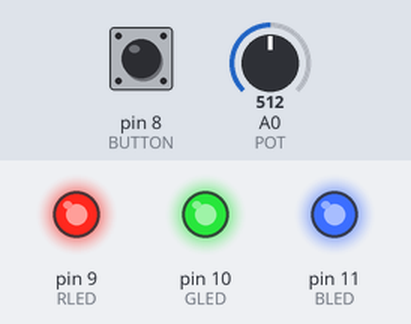
Bench run of a sketch on a simulated Arduino Uno, built with avr-gcc and run on an emulated ATmega328P. On the bench: output pins drawn as LEDs (lit = HIGH). The test bench sets the inputs (shaded band); at power-on: pin 8 (BUTTON) LOW, A0 (POT) = 512.

Above: at 1.2 s.
1.3 s: pin 8 (BUTTON) pulled HIGH for 0.15 s
At 2.4 s:
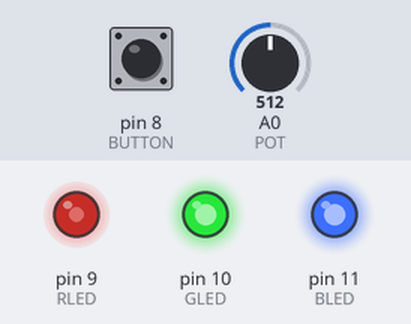
2.9 s: A0 (POT) set to 306
At 3.4 s:
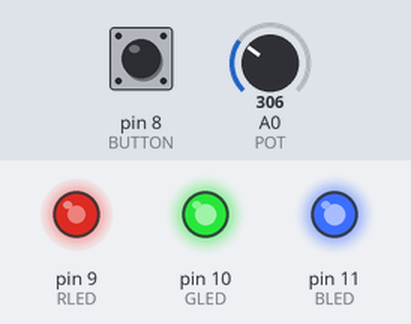
4.4 s: A0 (POT) set to 122
At 5.6 s:
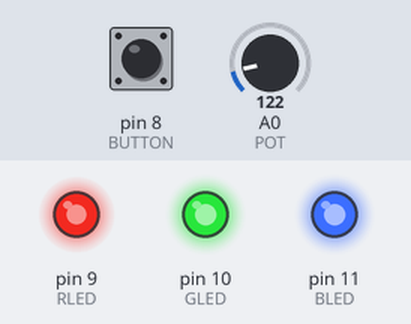
5.9 s: pin 8 (BUTTON) pulled HIGH for 1 s
At 7.1 s:
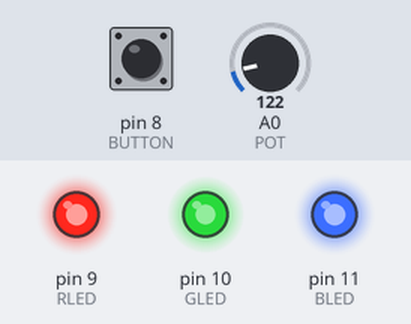
8.4 s: pin 8 (BUTTON) pulled HIGH for 0.15 s
At 9.0 s:
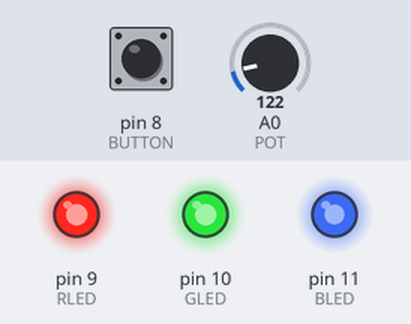
10.0 s: A0 (POT) set to 511
At 11.2 s:
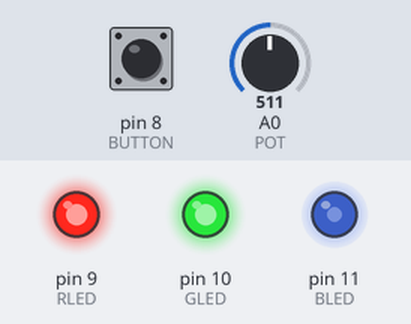
Timing chart, 0 to 12.5 s (numbered marks = the images above; inputs shaded):
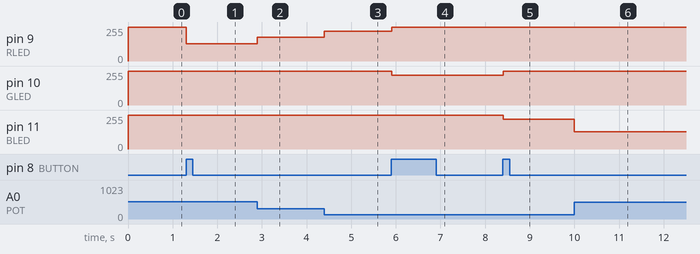

The sketch:

nightLightLed.ino
```cpp
/*
Use a push button to toggle through several night light colors on a RGB LED.
Use a potentiometer to control the brightness of the RGB LED. When rotated counterclockwise.
hook ground to the pin on the left.
*/

const int BUTTON = 8;
const int BLED = 11;
const int GLED = 10;
const int RLED = 9;
const int POT = A0;
const int LDR = A1;

boolean lastButton = LOW;
boolean currentButton = LOW;
int ledMode = 0;  //cycle between LED states

void setup() {
  // Serial.begin(9600);   //uncommentfor debugging
  analogReference(DEFAULT);
  pinMode(BUTTON, INPUT);
  pinMode(RLED, OUTPUT);
  pinMode(GLED, OUTPUT);
  pinMode(BLED, OUTPUT);
  pinMode(POT, INPUT);
  pinMode(LDR, INPUT);
}

/*
Debounce function.  Pass it the previous button state,
and get back the current debounced button state.
*/
boolean debounce(boolean last) {
  boolean current = digitalRead(BUTTON);  //read the button state
  if (last != current) {
    delay(5);                       // wait to givetime for the button to stop bouncing
    current = digitalRead(BUTTON);  // read it again
  }
  return current;
}

/*
LED Mode Selection: Pass a number for the LED state and set it accordingly.
Note: this script assumes the use of a common anode RGB led - thus we set the cathode pin
LOW to turn on each color
*/
void setMode(int mode) {
  // determine the percent brightness by reading the POT
  int val = analogRead(POT);
  int ledLevel = map(val,0, 1023, 255, 0);  // map backwards as we are working with a common anode RGB LED

  // RED
  if (mode == 1) {
      analogWrite(RLED, ledLevel);
      digitalWrite(GLED, HIGH);
      digitalWrite(BLED, HIGH);
    }
  // GREEN
  else if (mode == 2) {
    digitalWrite(RLED, HIGH);
    analogWrite(GLED, ledLevel);
    digitalWrite(BLED, HIGH);
  }
  // BLUE
  else if (mode == 3) {
    digitalWrite(RLED, HIGH);
    digitalWrite(GLED, HIGH);
    analogWrite(BLED, ledLevel);
  }
  // CYAN
  else if (mode == 4) {
    digitalWrite(RLED, HIGH);
    analogWrite(GLED, ledLevel);
    analogWrite(BLED, ledLevel);
  }
  // MAGENTA
  else if (mode == 5) {
    analogWrite(RLED, ledLevel);
    digitalWrite(GLED, HIGH);
    analogWrite(BLED, ledLevel);
  }
  // YELLOW
  else if (mode == 6) {
    analogWrite(RLED, ledLevel);
    analogWrite(GLED, ledLevel);
    digitalWrite(BLED, HIGH);
  }
  // WHITE (GREEN + RED + BLUE)
  else if (mode == 7) {
    analogWrite(RLED, ledLevel);
    analogWrite(GLED, ledLevel);
    analogWrite(BLED, ledLevel);
  }
  // OFF  (mode == 0)
  else {
    digitalWrite(RLED, HIGH);
    digitalWrite(GLED, HIGH);
    digitalWrite(BLED, HIGH);
  }
}

void loop() {
  currentButton = debounce(lastButton);
  if (lastButton == LOW && currentButton == HIGH) {  // if button pressed...
    ledMode++;                                       // increment the LED value
  }
  lastButton = currentButton;  //reset button value

  // reset counter to 0 if we have cycled through all options
  if (ledMode == 8) ledMode = 0;

  setMode(ledMode);
}
```

Measured:
- after the input at 1.3 s, pin 9 (RLED): 255/255 → 128/255 at once
- after the input at 2.9 s, pin 9 (RLED): 128/255 → 179/255 at once
- after the input at 4.4 s, pin 9 (RLED): 179/255 → 225/255 at once
- after the input at 5.9 s, pin 9 (RLED): 225/255 → 255/255 at once; pin 10 (GLED): 255/255 → 225/255 at once
- after the input at 8.4 s, pin 10 (GLED): 225/255 → 255/255 at once; pin 11 (BLED): 255/255 → 225/255 at once
- after the input at 10.0 s, pin 11 (BLED): 225/255 → 128/255 at once
